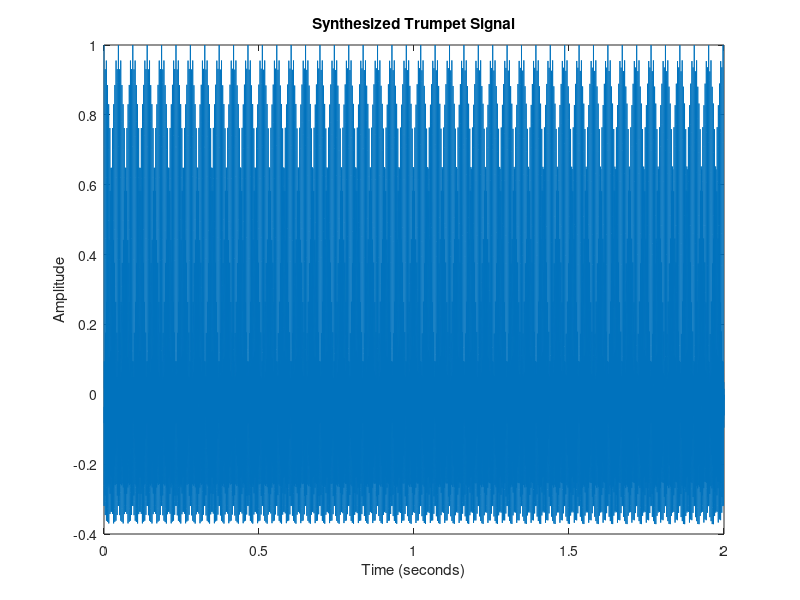

Reproduce this figure in MATLAB. (Note: this script raises an error after producing the figure.)
% Samuel Hunter
% BEE235A, Au 2021, Lab 2
% signal_synthesis.m - Synthesize a trumpet sound from multiple sine waves.

Fs = 11025; % Sample rate of 11.025 kHz
t = 0:1/Fs:2; % Two-second time vector at Fs

% 10 most powerful sine waves from the sampled signal, sorted by
% magnitude.
freq = [ 
    796.729;
	1335.06;
	1055.13;
	1593.46;
	538.330;
	1851.86;
	2390.19;
	2648.58;
	2110.25;
	258.398];

mag = [ 
    65.114;
	52.593;
	52.244;
	38.994;
	37.749;
	28.305;
	15.724;
	15.208;
	12.487;
	11.795];

% Add up all sine waves
synthesized = zeros(size(t));
for i = 1:length(freq)
	synthesized = synthesized + mag(i)*cos( (2 * pi * freq(i)) .* t);
end

% Normalize signal to -1:1.
synthesized = synthesized ./ max(abs(synthesized));


% Plotting the synthesized signal
plot(t, synthesized);
title('Synthesized Trumpet Signal');
xlabel('Time (seconds)');
ylabel('Amplitude');


figure();

% Comparing the original and synthesized signal.
layout = tiledlayout(2,1);
title(layout, "Trumpet Signal Comparison");

nexttile;
plot(t, trumpet(1:length(t)));
title('Original Trumpet Signal');
xlabel('Time (seconds)');
ylabel('Amplitude');

nexttile;
plot(t, synthesized);
title('Synthesized Trumpet Signal');
xlabel('Time (seconds)');
ylabel('Amplitude');


figure();

% Comparing the original and synthesized signal (Zoomed In)
layout = tiledlayout(2,1);
title(layout, "Trumpet Signal Comparison (Zoomed In)");

nexttile;
plot(t(1:150), trumpet(1:150));
title('Original Trumpet Signal (Zoomed In)');
xlabel('Time (seconds)');
ylabel('Amplitude');

nexttile;
plot(t(1:150), synthesized(1:150));
title('Synthesized Trumpet Signal (Zoomed In)');
xlabel('Time (seconds)');
ylabel('Amplitude');
 
% Playing the sounds
sound(trumpet, Fs);
pause(length(trumpet)*2/Fs);
sound(synthesized, Fs);






